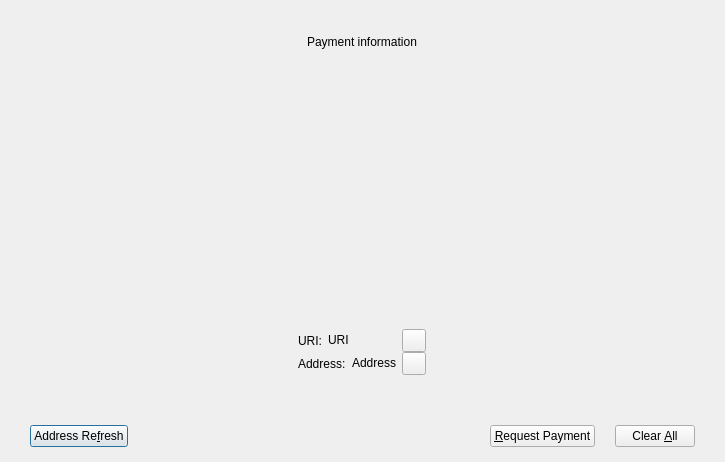
<?xml version="1.0" encoding="UTF-8"?>
<ui version="4.0">
 <class>ReceiveRequestDialog</class>
 <widget class="QDialog" name="ReceiveRequestDialog">
  <property name="geometry">
   <rect>
    <x>0</x>
    <y>0</y>
    <width>725</width>
    <height>462</height>
   </rect>
  </property>
  <layout class="QVBoxLayout" name="verticalLayout_2">
   <property name="spacing">
    <number>0</number>
   </property>
   <property name="leftMargin">
    <number>0</number>
   </property>
   <property name="topMargin">
    <number>0</number>
   </property>
   <property name="rightMargin">
    <number>0</number>
   </property>
   <property name="bottomMargin">
    <number>0</number>
   </property>
   <item>
    <spacer name="verticalSpacer">
     <property name="orientation">
      <enum>Qt::Vertical</enum>
     </property>
     <property name="sizeHint" stdset="0">
      <size>
       <width>20</width>
       <height>1</height>
      </size>
     </property>
    </spacer>
   </item>
   <item>
    <widget class="QWidget" name="widgetPaymentInformation" native="true">
     <layout class="QVBoxLayout" name="verticalLayout">
      <property name="spacing">
       <number>15</number>
      </property>
      <property name="leftMargin">
       <number>30</number>
      </property>
      <property name="topMargin">
       <number>30</number>
      </property>
      <property name="rightMargin">
       <number>30</number>
      </property>
      <property name="bottomMargin">
       <number>30</number>
      </property>
      <item alignment="Qt::AlignHCenter|Qt::AlignVCenter">
       <widget class="QLabel" name="labelPaymentInformation">
        <property name="sizePolicy">
         <sizepolicy hsizetype="Preferred" vsizetype="Maximum">
          <horstretch>0</horstretch>
          <verstretch>0</verstretch>
         </sizepolicy>
        </property>
        <property name="text">
         <string>Payment information</string>
        </property>
       </widget>
      </item>
      <item alignment="Qt::AlignHCenter|Qt::AlignVCenter">
       <widget class="QWidget" name="widgetQRMargin" native="true">
        <property name="sizePolicy">
         <sizepolicy hsizetype="Preferred" vsizetype="Maximum">
          <horstretch>0</horstretch>
          <verstretch>0</verstretch>
         </sizepolicy>
        </property>
        <layout class="QVBoxLayout" name="verticalLayout_5">
         <property name="spacing">
          <number>0</number>
         </property>
         <property name="leftMargin">
          <number>40</number>
         </property>
         <property name="topMargin">
          <number>40</number>
         </property>
         <property name="rightMargin">
          <number>40</number>
         </property>
         <property name="bottomMargin">
          <number>40</number>
         </property>
         <item>
          <widget class="QWidget" name="widgetQRFrame" native="true">
           <layout class="QVBoxLayout" name="verticalLayout_6">
            <property name="spacing">
             <number>0</number>
            </property>
            <property name="leftMargin">
             <number>0</number>
            </property>
            <property name="topMargin">
             <number>0</number>
            </property>
            <property name="rightMargin">
             <number>0</number>
            </property>
            <property name="bottomMargin">
             <number>0</number>
            </property>
            <item>
             <widget class="QRImageWidget" name="lbl QRCode">
              <property name="sizePolicy">
               <sizepolicy hsizetype="Minimum" vsizetype="Minimum">
                <horstretch>0</horstretch>
                <verstretch>0</verstretch>
               </sizepolicy>
              </property>
              <property name="minimumSize">
               <size>
                <width>170</width>
                <height>170</height>
               </size>
              </property>
              <property name="maximumSize">
               <size>
                <width>170</width>
                <height>170</height>
               </size>
              </property>
              <property name="toolTip">
               <string>QR Code</string>
              </property>
              <property name="textFormat">
               <enum>Qt::PlainText</enum>
              </property>
              <property name="alignment">
               <set>Qt::AlignCenter</set>
              </property>
              <property name="wordWrap">
               <bool>true</bool>
              </property>
             </widget>
            </item>
           </layout>
          </widget>
         </item>
        </layout>
       </widget>
      </item>
      <item alignment="Qt::AlignHCenter|Qt::AlignVCenter">
       <widget class="QWidget" name="widgetAddrData" native="true">
        <property name="sizePolicy">
         <sizepolicy hsizetype="Preferred" vsizetype="Maximum">
          <horstretch>0</horstretch>
          <verstretch>0</verstretch>
         </sizepolicy>
        </property>
        <layout class="QGridLayout" name="gridLayout">
         <property name="leftMargin">
          <number>0</number>
         </property>
         <property name="topMargin">
          <number>0</number>
         </property>
         <property name="rightMargin">
          <number>0</number>
         </property>
         <property name="bottomMargin">
          <number>0</number>
         </property>
         <property name="verticalSpacing">
          <number>0</number>
         </property>
         <item row="0" column="0" alignment="Qt::AlignLeft">
          <widget class="QWidget" name="widgetURI" native="true">
           <layout class="QHBoxLayout" name="horizontalLayout_2">
            <property name="leftMargin">
             <number>0</number>
            </property>
            <property name="topMargin">
             <number>0</number>
            </property>
            <property name="rightMargin">
             <number>0</number>
            </property>
            <property name="bottomMargin">
             <number>0</number>
            </property>
            <item>
             <widget class="QLabel" name="labelURIName">
              <property name="text">
               <string>URI:</string>
              </property>
             </widget>
            </item>
            <item>
             <widget class="QLabel" name="labelURI">
              <property name="text">
               <string>URI</string>
              </property>
              <property name="textInteractionFlags">
               <set>Qt::LinksAccessibleByMouse|Qt::TextSelectableByMouse</set>
              </property>
             </widget>
            </item>
           </layout>
          </widget>
         </item>
         <item row="0" column="1">
          <widget class="QToolButton" name="btnCopyURI"/>
         </item>
         <item row="1" column="0" alignment="Qt::AlignLeft">
          <widget class="QWidget" name="widgetAddress" native="true">
           <layout class="QHBoxLayout" name="horizontalLayout_3">
            <property name="leftMargin">
             <number>0</number>
            </property>
            <property name="topMargin">
             <number>0</number>
            </property>
            <property name="rightMargin">
             <number>0</number>
            </property>
            <property name="bottomMargin">
             <number>0</number>
            </property>
            <item>
             <widget class="QLabel" name="labelAddressName">
              <property name="text">
               <string>Address:</string>
              </property>
             </widget>
            </item>
            <item>
             <widget class="QLabel" name="labelAddress">
              <property name="text">
               <string>Address</string>
              </property>
              <property name="textInteractionFlags">
               <set>Qt::LinksAccessibleByMouse|Qt::TextSelectableByMouse</set>
              </property>
             </widget>
            </item>
           </layout>
          </widget>
         </item>
         <item row="1" column="1">
          <widget class="QToolButton" name="btnCopyAddress"/>
         </item>
        </layout>
       </widget>
      </item>
     </layout>
    </widget>
   </item>
   <item>
    <spacer name="verticalSpacer_2">
     <property name="orientation">
      <enum>Qt::Vertical</enum>
     </property>
     <property name="sizeHint" stdset="0">
      <size>
       <width>20</width>
       <height>0</height>
      </size>
     </property>
    </spacer>
   </item>
   <item>
    <widget class="QWidget" name="buttonsContainerWhite" native="true">
     <layout class="QVBoxLayout" name="verticalLayout_4">
      <property name="leftMargin">
       <number>30</number>
      </property>
      <property name="topMargin">
       <number>15</number>
      </property>
      <property name="rightMargin">
       <number>30</number>
      </property>
      <property name="bottomMargin">
       <number>15</number>
      </property>
      <item>
       <layout class="QHBoxLayout" name="horizontalLayout">
        <property name="spacing">
         <number>20</number>
        </property>
        <item>
         <widget class="QPushButton" name="btnRefreshAddress">
          <property name="text">
           <string>Address Re&amp;fresh</string>
          </property>
         </widget>
        </item>
        <item>
         <spacer name="horizontalSpacer">
          <property name="orientation">
           <enum>Qt::Horizontal</enum>
          </property>
          <property name="sizeHint" stdset="0">
           <size>
            <width>40</width>
            <height>20</height>
           </size>
          </property>
         </spacer>
        </item>
        <item>
         <widget class="QPushButton" name="btnRequestPayment">
          <property name="text">
           <string>&amp;Request Payment</string>
          </property>
         </widget>
        </item>
        <item>
         <widget class="QPushButton" name="btnClear">
          <property name="text">
           <string>Clear &amp;All</string>
          </property>
         </widget>
        </item>
       </layout>
      </item>
     </layout>
    </widget>
   </item>
  </layout>
 </widget>
 <customwidgets>
  <customwidget>
   <class>QRImageWidget</class>
   <extends>QLabel</extends>
   <header>qt/qrimagewidget.h</header>
  </customwidget>
 </customwidgets>
 <resources/>
 <connections/>
</ui>
